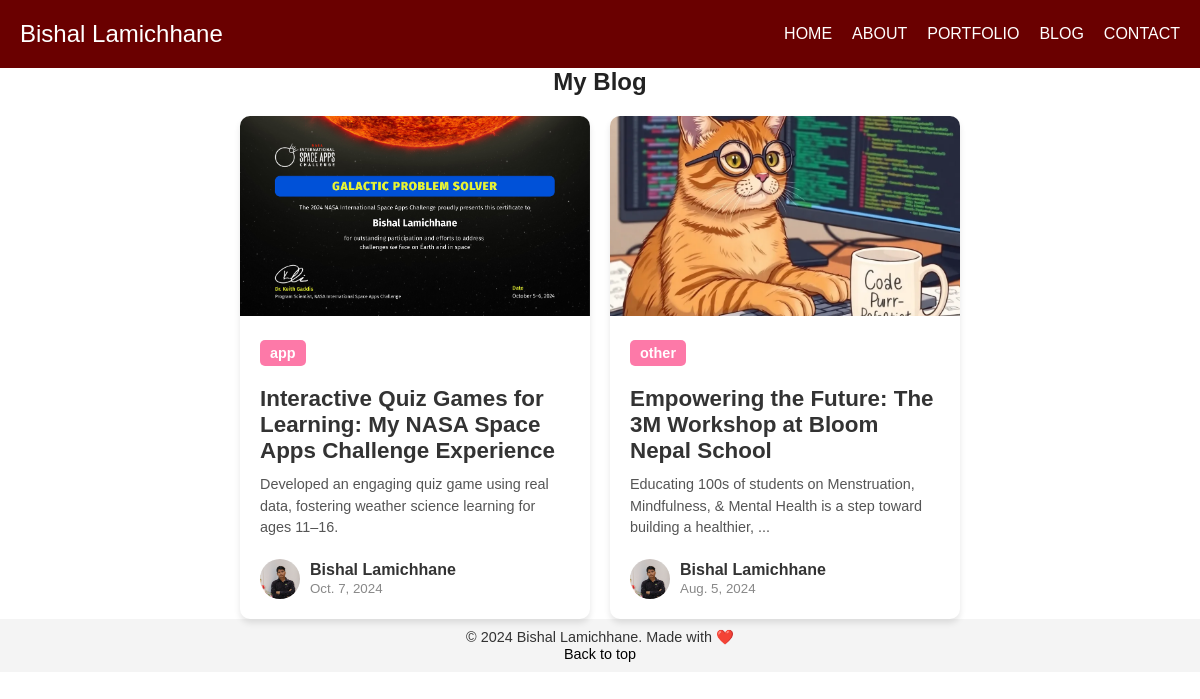
Screenshot of /blog/ with the database file from the repository.
### home/models.py (models this page shows, shortened)
class Blog(models.Model):
    slug = models.SlugField(max_length=122, unique=True)
    catagory = models.CharField(max_length=122, choices=(('web', 'Web Design'), ('app', 'App Design'), ('graphic', 'Graphic Design'), ('video', 'Video Editing'), ('photo', 'Photography'), ('Education', 'Education'),('other','others')), default='web')
    image = models.ImageField(upload_to='static/images/blog')
    slagan= models.CharField(max_length=122)
    title = models.CharField(max_length=122)
    desc = models.TextField()
    date = models.DateField()

### home/views.py (the view)
# urls.py: 2. Add a URL to urlpatterns:  path('blog/', include('blog.urls'))
def blog(request):
    posts = Blog.objects.all()
    return render(request, 'home/blog.html', {'posts': posts})

### templates/home/blog.html (shortened to what this page needs)
{% extends 'base.html' %}
{% load static %}
{% block content %}
<section class="blog">
    <h1 style="text-align: center;">My Blog</h1>
    <div class="con">
      <div class="container">
        {% for post in posts %}
        <div class="card">
            <div class="card-header">
              <img
                src="{{ post.image.url }}"
                alt=""
              />
            </div>
            <div class="card-body">
              <span class="tag tag-pink">{{ post.catagory }}</span>
              <h4>
                <a href="{% url 'blogpost' post.slug %}">{{ post.title }}</a>
              </h4>
              <p>
                {{ post.slagan }}
              </p>
              <div class="user">
                <img
                  src="{% static 'images/me.jpeg' %}"
                  alt=""
                />
                <div class="user-info">
                  <h5>Bishal Lamichhane</h5>
                  <small>{{ post.date }}</small>
                </div>
              </div>
            </div>
          </div>
        {% endfor %}
      </div>
    </div>
  </section>
{% endblock %}

### static/css/style.css (style rules this page uses)
* { margin: 0; padding: 0; box-sizing: border-box; }
body { font-family: Arial, sans-serif; }

### templates/home/blog.html (style rules this page uses)
.blog { max-width: 1200px; margin: 0 auto; }
.blog h1 { margin-bottom: 20px; color: #222; }
.blog .con { display: flex; flex-wrap: wrap; gap: 20px; justify-content: center; }
.container { display: flex; flex-wrap: wrap; gap: 20px; justify-content: center; }
.card { background: #fff; border-radius: 10px; box-shadow: 0 4px 6px rgba(0, 0, 0, 0.1); overflow: hidden; width: 350px; transition: transform 0.3s ease; }
.card-header img { width: 100%; height: 200px; object-fit: cover; }
.card-body { padding: 20px; }
.card-body .tag { display: inline-block; padding: 5px 10px; border-radius: 5px; font-size: 0.9em; font-weight: bold; color: #fff; margin-bottom: 10px; }
.tag-pink { background-color: #fd79a8; }
.card-body h4 { margin: 10px 0; font-size: 1.4em; color: #333; }
.card-body h4 a { text-decoration: none; color: #333; }
.card-body p { margin: 10px 0 20px; font-size: 0.9em; color: #555; line-height: 1.5; }
.user { display: flex; align-items: center; }
.user img { width: 40px; height: 40px; border-radius: 50%; margin-right: 10px; }
.user-info h5 { margin: 0; font-size: 1em; color: #333; }
.user-info small { color: #888; }

### rows the page displays
Blog: image (picture), catagory "app", title "Interactive Quiz Games for Learning: My NASA Space Apps Challenge Experience", slagan "Developed an engaging quiz game using real data, fostering weather science learning for ages 11–16.", date "Oct. 7, 2024"
Blog: image (picture), catagory "other", title "Empowering the Future: The 3M Workshop at Bloom Nepal School", slagan "Educating 100s of students on Menstruation, Mindfulness, & Mental Health is a step toward building a healthier, ...", date "Aug. 5, 2024"
